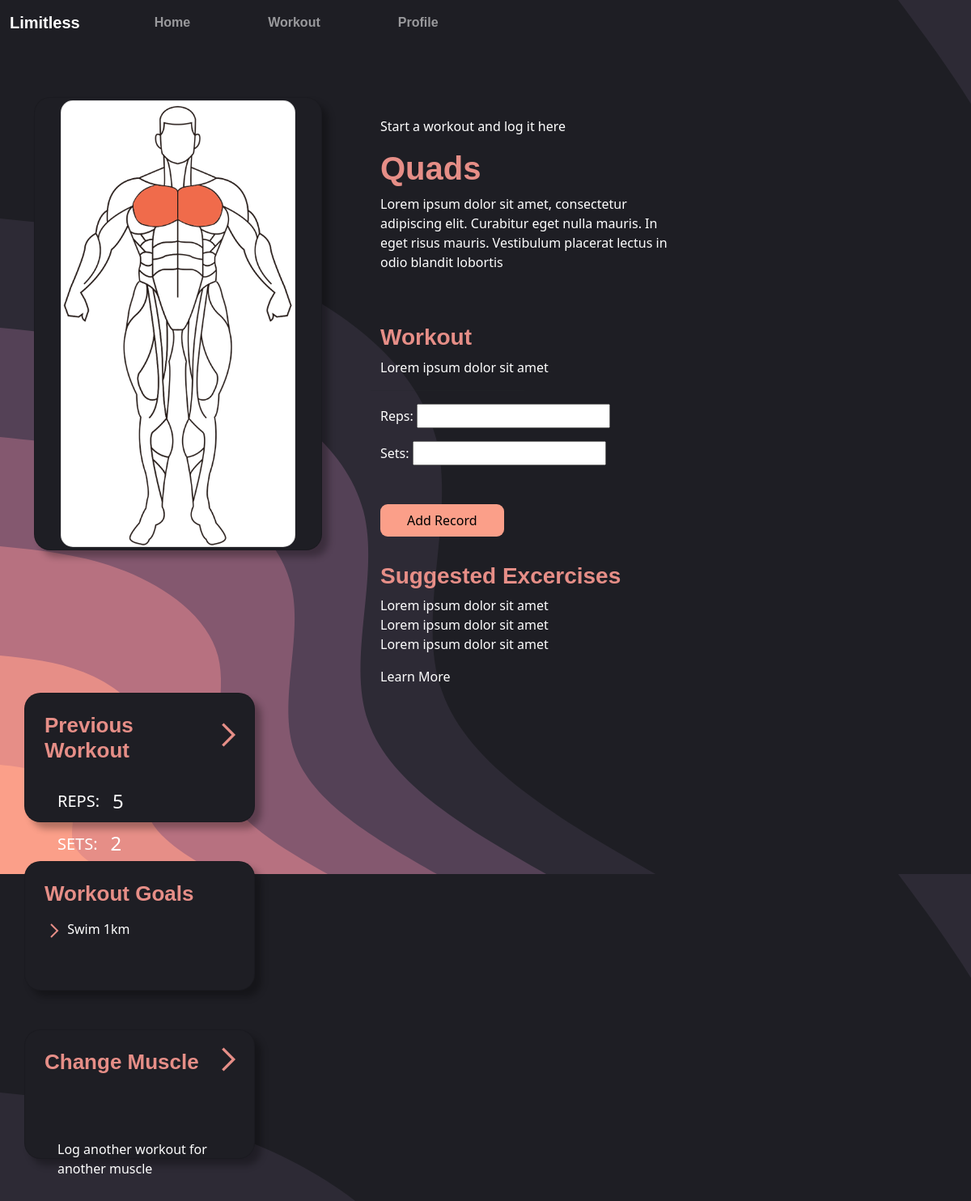
Page /workout/quads/quads/ (signed in) on the committed database.
### homepage/models.py (models this page shows, shortened)
class WorkoutRecord(models.Model):
    user = models.ForeignKey(User, on_delete=models.CASCADE)
    username = models.CharField(max_length=150)
    workout_type = models.CharField(max_length=20)
    reps = models.IntegerField()
    sets = models.IntegerField()
    created_at = models.DateTimeField(auto_now_add=True)

class Goal(models.Model):
    user = models.ForeignKey(User, on_delete=models.CASCADE)
    description = models.TextField()
    target_sets = models.IntegerField(default=0)
    completed_sets = models.IntegerField(default=0)
    target_workouts = models.IntegerField(default=0)
    completed_workouts = models.IntegerField(default=0)
    created_at = models.DateTimeField(auto_now_add=True)
    completed = models.BooleanField(default=False)  # New field to track completion

### homepage/views.py (the view)
# urls.py: path('workout/quads/<str:muscle>/', quads_workout, name='quads_workout'),
@login_required
def quads_workout(request, muscle):
    recent_workout = WorkoutRecord.objects.filter(user=request.user, workout_type=muscle).order_by('-created_at').first()
    incomplete_goals = Goal.objects.filter(user=request.user, completed=False).order_by('-created_at')[:3]
    return handle_workout_request(request, muscle, recent_workout, incomplete_goals)

### homepage/forms.py
class WorkoutRecordForm(forms.ModelForm):
    class Meta:
        model = WorkoutRecord
        exclude = ['workout_type','username','user']

### homepage/views.py (called while the page is built)
def handle_workout_request(request, muscle, recent_workout=None, incomplete_goals=None):
    if request.method == 'POST':
        form = WorkoutRecordForm(request.POST)
        if form.is_valid():
            save_workout_record(request.user, muscle, form)
            return redirect('success_page')
    else:
        form = WorkoutRecordForm()
    return render(request, f'workouts/{muscle}_workout.html', {'form': form, 'recent_workout': recent_workout, 'incomplete_goals': incomplete_goals})

### homepage/templates/workouts/quads_workout.html (shortened to what this page needs)
{% load static %}
<!DOCTYPE html>
<html lang="en">
<head>
    <link rel="stylesheet" href="https://cdn.jsdelivr.net/npm/bootstrap@5.0.0/dist/css/bootstrap.min.css">
    <link rel="stylesheet" href="{% static 'workouts/workout.css' %}">
    <link rel="stylesheet" href="{% static 'navbar/navbar.css' %}">
    <link rel="stylesheet" href="https://use.typekit.net/pnx2otr.css">
    <link rel="stylesheet" href="https://use.typekit.net/pnx2otr.css">
</head>
<body>
    <nav class="navbar navbar-expand-lg navbar-dark">
        <div class="container-fluid">
            <a class="navbar-brand" href="#">Limitless</a>
            <div class="collapse navbar-collapse" id="navbarNav">
                <div class="row">
                    <ul class="navbar-nav">
                        <li class="nav-item active">
                            <a class="nav-link" href="{% url 'home' %}">Home</a>
                        </li>
                        <li class="nav-item active">
                            <a class="nav-link" href="{% url 'workout_page'%}">Workout</a>
                        </li>
                        <li class="nav-item active">
                            <a class="nav-link" href="{% url 'profile_page'%}">Profile</a>
                        </li>
                    </ul>
                </div>
            </div>
        </div>
    </nav>
    <div class="container w-100 mt-4">
        <div class="row" style="margin-top: 8vh;">
            <div class="col-md-4" >
                <div class="card custom-card photo-card p-3">
                    <div class="card-body">
                        <div class="card img-card">
                            <div class="col-auto">
                                <img id="muscle-img" src="{% static 'workouts/chest.png' %}" alt="chest Image"
                                    width="100%">
                            </div>
                        </div>
                    </div>
                </div>
            </div>
            <div class="col-md-4 ml-4" style="margin-left: 3rem; margin-right: 3rem;">
                <div class="row mt-4 mb-5">
                    <p>Start a workout and log it here</p>
                    <h1 class="muscle-title">Quads</h1>
                    <p>Lorem ipsum dolor sit amet, consectetur adipiscing elit. Curabitur eget nulla mauris. In eget risus mauris. Vestibulum placerat lectus in odio blandit lobortis  </p>
                </div>
                <div class="row">
                    <h3 class="muscle-title">Workout</h3>
                    <p>Lorem ipsum dolor sit amet</p>
                    <hr style="width:50%;text-align:left;margin-left:2">
                    <form method="post" action="{% url 'quads_workout' muscle='quads' %}">
                        {{ form.as_p }}
                        <div class="row mt-0">
                            <div class="col">
                                <button type="submit" id="bottone1">Add Record</button>
                            </div>
                        </div>
                    </form>
                </div>
                <div class="row" style="margin-top: 4vh;">
                    <h3 class="muscle-title">Suggested Excercises</h3>
                    <ul class="list-unstyled">
                        <li>Lorem ipsum dolor sit amet</li>
                        <li>Lorem ipsum dolor sit amet</li>
                        <li>Lorem ipsum dolor sit amet</li>
                    </ul>
                    <a href="#">Learn More</a>
                </div>
            </div>
            <div class="col-md-3">
                <div class="row mb-5 mt-2">
                    <div class="card side-card" style="padding-left: 1.5rem;">
                        <div class="card-title mt-2 d-flex align-items-center justify-content-between">
                            <h4 class="card-title goal-title mt-3 ml-3">Previous Workout</h4>
                            <a href="{% url 'workout_page' %}" class="stretched-link">
                                <img class="go-arrow" src="{% static 'homepage/arrow.svg' %}">
                            </a>
                        </div>
                        <div class="card-body">
                            {% if recent_workout %}
                                <div class="d-flex align-items-center mb-3">
                                    <h5 class="me-3">REPS:</h5>
                                    <h4>{{ recent_workout.reps }}</h4>
                                </div>
                                <div class="d-flex align-items-center">
                                    <h5 class="me-3">SETS:</h5>
                                    <h4>{{ recent_workout.sets }}</h4>
                                </div>
                            {% else %}
                                <p>No previous workout recorded.</p>
                            {% endif %}
                        </div>
                    </div>
                </div>
                <div class="row mb-5">
                    <div class="card side-card" style="padding-left: 1.5rem;">
                        <div class="card-title mt-2 d-flex align-items-center justify-content-between">
                            <h4 class="card-title goal-title mt-3 ml-3">Workout Goals</h4>
                        </div>
                        <div class="card-body p-0">
                            <ul class="p-0">
                                {% for goal in incomplete_goals %}
                                <img class="list-arrow" src="{% static 'homepage/arrow.svg' %}">
                                <span>{{ goal.description }}</span>
                                {% endfor %}
                            </ul>
                        </div>
                    </div>
                </div>
                <div class="row mb-5">
                    <div class="card side-card" style="padding-left: 1.5rem;">
                        <div class="card-title mt-2 d-flex align-items-center justify-content-between">
                            <h4 class="card-title goal-title mt-3 ml-3">Change Muscle</h4>
                            <a href="{% url 'workout_page' %}" class="stretched-link">
                                <img class="go-arrow" src="{% static 'homepage/arrow.svg' %}">
                            </a>
                        </div>
                        <div class="card-body mt-5  ">
                            <a href="{% url 'home' %}" class="stretched-link "><p>Log another workout for another muscle</p></a>
                        </div>
                    </div>
                </div>
            </div>
        </div>
    </div>
</body>
</html>

### homepage/static/workouts/workout.css (style rules this page uses)
body { background-image: url(../background.svg); }
.photo-card { height: 75vh; justify-content: center; }
.custom-card { height: 70vh; max-height: 900px; background-color: #1e1e24!important; border-radius:20px!important; box-shadow: 8px 8px 8px rgba(0, 0, 0, 0.3); }
.img-card { border-radius:15px!important; }
.side-card { height: 20vh; background-color: #1e1e24!important; border-radius: 20px!important; box-shadow: 8px 8px 8px rgba(0, 0, 0, 0.3); transition: transform 0.3s ease; }
.goal-title { text-align: left; margin-top: 2vh; font-family: "indivisible", sans-serif; font-weight: 700; font-style: normal; color: #e68e87; font-size: 26px; }
.go-arrow { width: 40px; margin-left: auto; }
.card-body { color: white; }
a { color: white; text-decoration: none; }
p { color: white; }
.muscle-title { font-family: "indivisible", sans-serif; font-weight: 700; font-style: normal; color: #e68e87; }
li { color: white; }
#bottone1 { align-self: auto; margin-top: 4vh; padding-left: 33px; padding-right: 33px; padding-bottom: 8px; padding-top: 8px; border-radius: 9px; background: #fb9f89; border: none; font-family: inherit; text-align: center; cursor: pointer; transition: 0.4s; }

### homepage/static/navbar/navbar.css (style rules this page uses)
.navbar { background: transparent; }
.navbar-brand { font-family: "indivisible", sans-serif; font-weight: 600; font-style: normal; }
.nav-item { margin-left: 80px; font-family: "indivisible", sans-serif; font-weight: 600; font-style: normal; color: #e68e87; }

### rows in the picture
WorkoutRecord: reps "5", sets "2"
Goal: description "Swim 1km"
